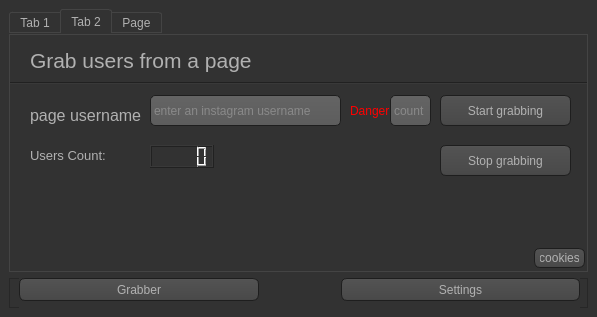
<?xml version="1.0" encoding="UTF-8"?>
<ui version="4.0">
 <class>MainWindow</class>
 <widget class="QMainWindow" name="MainWindow">
  <property name="geometry">
   <rect>
    <x>0</x>
    <y>0</y>
    <width>597</width>
    <height>317</height>
   </rect>
  </property>
  <property name="minimumSize">
   <size>
    <width>50</width>
    <height>50</height>
   </size>
  </property>
  <property name="sizeIncrement">
   <size>
    <width>50</width>
    <height>50</height>
   </size>
  </property>
  <property name="baseSize">
   <size>
    <width>50</width>
    <height>50</height>
   </size>
  </property>
  <property name="windowTitle">
   <string>Giggty IDM</string>
  </property>
  <property name="styleSheet">
   <string notr="true">QToolTip
{
     border: 1px solid black;
     background-color: #D1DBCB;
     padding: 1px;
     border-radius: 3px;
     opacity: 100;
}

QWidget
{
    color: #b1b1b1;
    background-color: #323232;
}

QWidget:item:hover
{
    background-color: QLinearGradient( x1: 0, y1: 0, x2: 0, y2: 1, stop: 0 #D1DBCB, stop: 1 #b2b6af);
    color: #000000;
}

QWidget:item:selected
{
    background-color: QLinearGradient( x1: 0, y1: 0, x2: 0, y2: 1, stop: 0 #D1DBCB, stop: 1 #b2b6af);
}

QMenuBar::item
{
    background: transparent;
}

QMenuBar::item:selected
{
    background: transparent;
    border: 1px solid #fdf6e3;
}

QMenuBar::item:pressed
{
    background: #444;
    border: 1px solid #000;
    background-color: QLinearGradient(
        x1:0, y1:0,
        x2:0, y2:1,
        stop:1 #212121,
        stop:0.4 #343434/*,
        stop:0.2 #343434,
        stop:0.1 #fdf6e3*/
    );
    margin-bottom:-1px;
    padding-bottom:1px;
}

QMenu
{
    border: 1px solid #000;
}

QMenu::item
{
    padding: 2px 20px 2px 20px;
}

QMenu::item:selected
{
    color: #000000;
}

QWidget:disabled
{
    color: #404040;
    background-color: #323232;
}

QAbstractItemView
{
    background-color: QLinearGradient( x1: 0, y1: 0, x2: 0, y2: 1, stop: 0 #4d4d4d, stop: 0.1 #646464, stop: 1 #5d5d5d);
}

QWidget:focus
{
    /*border: 2px solid QLinearGradient( x1: 0, y1: 0, x2: 0, y2: 1, stop: 0
     #D1DBCB, stop: 1 #b2b6af);*/
}

QLineEdit
{
    background-color: QLinearGradient( x1: 0, y1: 0, x2: 0, y2: 1, stop: 0 #4d4d4d, stop: 0 #646464, stop: 1 #5d5d5d);
    padding: 1px;
    border-style: solid;
    border: 1px solid #1e1e1e;
    border-radius: 5;
}

QPushButton
{
    color: #b1b1b1;
    background-color: QLinearGradient( x1: 0, y1: 0, x2: 0, y2: 1, stop: 0 #565656, stop: 0.1 #525252, stop: 0.5 #4e4e4e, stop: 0.9 #4a4a4a, stop: 1 #464646);
    border-width: 1px;
    border-color: #1e1e1e;
    border-style: solid;
    border-radius: 6;
    padding: 3px;
    font-size: 12px;
    padding-left: 5px;
    padding-right: 5px;
}

QPushButton:pressed
{
    background-color: QLinearGradient( x1: 0, y1: 0, x2: 0, y2: 1, stop: 0 #2d2d2d, stop: 0.1 #2b2b2b, stop: 0.5 #292929, stop: 0.9 #282828, stop: 1 #252525);
}

QComboBox
{
    selection-background-color: #fdf6e3;
    background-color: QLinearGradient( x1: 0, y1: 0, x2: 0, y2: 1, stop: 0 #565656, stop: 0.1 #525252, stop: 0.5 #4e4e4e, stop: 0.9 #4a4a4a, stop: 1 #464646);
    border-style: solid;
    border: 1px solid #1e1e1e;
    border-radius: 5;
}

QComboBox:hover,QPushButton:hover
{
    border: 2px solid QLinearGradient( x1: 0, y1: 0, x2: 0, y2: 1, stop: 0
    #D1DBCB, stop: 1 #b2b6af);
}


QComboBox:on
{
    padding-top: 3px;
    padding-left: 4px;
    background-color: QLinearGradient( x1: 0, y1: 0, x2: 0, y2: 1, stop: 0 #2d2d2d, stop: 0.1 #2b2b2b, stop: 0.5 #292929, stop: 0.9 #282828, stop: 1 #252525);
    selection-background-color: #fdf6e3;
}

QComboBox QAbstractItemView
{
    border: 2px solid darkgray;
    selection-background-color: QLinearGradient( x1: 0, y1: 0, x2: 0, y2: 1,
     stop: 0 #D1DBCB, stop: 1 #b2b6af);
}

QComboBox::drop-down
{
     subcontrol-origin: padding;
     subcontrol-position: top right;
     width: 15px;

     border-left-width: 0px;
     border-left-color: darkgray;
     border-left-style: solid; /* just a single line */
     border-top-right-radius: 3px; /* same radius as the QComboBox */
     border-bottom-right-radius: 3px;
 }

QComboBox::down-arrow
{
     image: url(:/down_arrow.png);
}

QGroupBox:focus
{
border: 2px solid QLinearGradient( x1: 0, y1: 0, x2: 0, y2: 1, stop: 0
#D1DBCB, stop: 1 #b2b6af);
}

QTextEdit:focus
{
    border: 2px solid QLinearGradient( x1: 0, y1: 0, x2: 0, y2: 1, stop: 0
    #D1DBCB, stop: 1 #b2b6af);
}

QScrollArea:focus {
border: 1px solid black;
}

QScrollBar:horizontal {
     border: 1px solid #222222;
     background: QLinearGradient( x1: 0, y1: 0, x2: 0, y2: 1, stop: 0.0 #121212, stop: 0.2 #282828, stop: 1 #484848);
     height: 7px;
     margin: 0px 16px 0 16px;
}

QScrollBar::handle:horizontal
{
      background: QLinearGradient( x1: 0, y1: 0, x2: 1, y2: 0, stop: 0
      #D1DBCB, stop: 0.5 #b2b6af, stop: 1 #D1DBCB);
      min-height: 20px;
      border-radius: 2px;
}

QScrollBar::add-line:horizontal {
      border: 1px solid #1b1b19;
      border-radius: 2px;
      background: QLinearGradient( x1: 0, y1: 0, x2: 1, y2: 0, stop: 0
      #D1DBCB, stop: 1 #b2b6af);
      width: 14px;
      subcontrol-position: right;
      subcontrol-origin: margin;
}

QScrollBar::sub-line:horizontal {
      border: 1px solid #1b1b19;
      border-radius: 2px;
      background: QLinearGradient( x1: 0, y1: 0, x2: 1, y2: 0, stop: 0
      #D1DBCB, stop: 1 #b2b6af);
      width: 14px;
     subcontrol-position: left;
     subcontrol-origin: margin;
}

QScrollBar::right-arrow:horizontal, QScrollBar::left-arrow:horizontal
{
      border: 1px solid black;
      width: 1px;
      height: 1px;
      background: white;
}

QScrollBar::add-page:horizontal, QScrollBar::sub-page:horizontal
{
      background: none;
}

QScrollBar:vertical
{
      background: QLinearGradient( x1: 0, y1: 0, x2: 1, y2: 0, stop: 0.0 #121212, stop: 0.2 #282828, stop: 1 #484848);
      width: 7px;
      margin: 16px 0 16px 0;
      border: 1px solid #222222;
}

QScrollBar::handle:vertical
{
      background: QLinearGradient( x1: 0, y1: 0, x2: 0, y2: 1, stop: 0
      #D1DBCB, stop: 0.5 #b2b6af, stop: 1 #D1DBCB);
      min-height: 20px;
      border-radius: 2px;
}

QScrollBar::add-line:vertical
{
      border: 1px solid #1b1b19;
      border-radius: 2px;
      background: QLinearGradient( x1: 0, y1: 0, x2: 0, y2: 1, stop: 0
      #D1DBCB, stop: 1 #b2b6af);
      height: 14px;
      subcontrol-position: bottom;
      subcontrol-origin: margin;
}

QScrollBar::sub-line:vertical
{
      border: 1px solid #1b1b19;
      border-radius: 2px;
      background: QLinearGradient( x1: 0, y1: 0, x2: 0, y2: 1, stop: 0 #b2b6af,
      stop: 1 #D1DBCB);
      height: 14px;
      subcontrol-position: top;
      subcontrol-origin: margin;
}

QScrollBar::up-arrow:vertical, QScrollBar::down-arrow:vertical
{
      border: 1px solid black;
      width: 1px;
      height: 1px;
      background: white;
}


QScrollBar::add-page:vertical, QScrollBar::sub-page:vertical
{
      background: none;
}

QTextEdit
{
    background-color: #242424;
}

QPlainTextEdit
{
    background-color: #242424;
}

QHeaderView::section
{
    background-color: QLinearGradient(x1:0, y1:0, x2:0, y2:1, stop:0 #616161, stop: 0.5 #505050, stop: 0.6 #434343, stop:1 #656565);
    color: white;
    padding-left: 4px;
    border: 1px solid #6c6c6c;
}

QCheckBox:disabled
{
color: #414141;
}

QDockWidget::title
{
    text-align: center;
    spacing: 3px; /* spacing between items in the tool bar */
    background-color: QLinearGradient(x1:0, y1:0, x2:0, y2:1, stop:0 #323232, stop: 0.5 #242424, stop:1 #323232);
}

QDockWidget::close-button, QDockWidget::float-button
{
    text-align: center;
    spacing: 1px; /* spacing between items in the tool bar */
    background-color: QLinearGradient(x1:0, y1:0, x2:0, y2:1, stop:0 #323232, stop: 0.5 #242424, stop:1 #323232);
}

QDockWidget::close-button:hover, QDockWidget::float-button:hover
{
    background: #242424;
}

QDockWidget::close-button:pressed, QDockWidget::float-button:pressed
{
    padding: 1px -1px -1px 1px;
}

QMainWindow::separator
{
    background-color: QLinearGradient(x1:0, y1:0, x2:0, y2:1, stop:0 #161616, stop: 0.5 #151515, stop: 0.6 #212121, stop:1 #343434);
    color: white;
    padding-left: 4px;
    border: 1px solid #4c4c4c;
    spacing: 3px; /* spacing between items in the tool bar */
}

QMainWindow::separator:hover
{

    background-color: QLinearGradient(x1:0, y1:0, x2:0, y2:1, stop:0 #b2b6af,
    stop:0.5 #b56c17 stop:1 #D1DBCB);
    color: white;
    padding-left: 4px;
    border: 1px solid #6c6c6c;
    spacing: 3px; /* spacing between items in the tool bar */
}

QToolBar {
    border: 1px transparent #323232;
    background: 1px solid #323232;
}

QToolBar::handle
{
     spacing: 3px; /* spacing between items in the tool bar */
     background: url(:/images/handle.png);
}

QMenu::separator
{
    height: 2px;
    background-color: QLinearGradient(x1:0, y1:0, x2:0, y2:1, stop:0 #161616, stop: 0.5 #151515, stop: 0.6 #212121, stop:1 #343434);
    color: white;
    padding-left: 4px;
    margin-left: 10px;
    margin-right: 5px;
}

QProgressBar
{
    border: 2px solid grey;
    border-radius: 5px;
    text-align: center;
}

QProgressBar::chunk
{
    background-color: #b2b6af;
    width: 2.15px;
    margin: 0.5px;
}

QTabBar::tab {
    color: #b1b1b1;
    border: 1px solid #444;
    border-bottom-style: none;
    background-color: #323232;
    padding-left: 10px;
    padding-right: 10px;
    padding-top: 3px;
    padding-bottom: 2px;
    margin-right: -1px;
}

QTabWidget::pane {
    border: 1px solid #444;
    top: 1px;
}

QTabBar::tab:last
{
    margin-right: 0; /* the last selected tab has nothing to overlap with on the right */
    border-top-right-radius: 3px;
}

QTabBar::tab:first:!selected
{
 margin-left: 0px; /* the last selected tab has nothing to overlap with on the right */


    border-top-left-radius: 3px;
}

QTabBar::tab:!selected
{
    color: #b1b1b1;
    border-bottom-style: solid;
    margin-top: 3px;
    background-color: QLinearGradient(x1:0, y1:0, x2:0, y2:1, stop:1 #212121, stop:.4 #343434);
}

QTabBar::tab:selected
{
    border-top-left-radius: 3px;
    border-top-right-radius: 3px;
    margin-bottom: 0px;
}

QTabBar::tab:!selected:hover
{
    /*border-top: 2px solid #fdf6e3;
    padding-bottom: 3px;*/
    border-top-left-radius: 3px;
    border-top-right-radius: 3px;
    background-color: QLinearGradient(x1:0, y1:0, x2:0, y2:1, stop:1 #212121, stop:0.4 #343434, stop:0.2 #343434, stop:0.1 #fdf6e3);
}

QRadioButton::indicator:checked, QRadioButton::indicator:unchecked{
    color: #b1b1b1;
    background-color: #323232;
    border: 1px solid #b1b1b1;
    border-radius: 6px;
}

QRadioButton::indicator:checked
{
    background-color: qradialgradient(
        cx: 0.5, cy: 0.5,
        fx: 0.5, fy: 0.5,
        radius: 1.0,
        stop: 0.25 #fdf6e3,
        stop: 0.3 #323232
    );
}

QCheckBox::indicator{
    color: #b1b1b1;
    background-color: #323232;
    border: 1px solid #b1b1b1;
    width: 9px;
    height: 9px;
}

QRadioButton::indicator
{
    border-radius: 6px;
}

QRadioButton::indicator:hover, QCheckBox::indicator:hover
{
    border: 1px solid #fdf6e3;
}

QCheckBox::indicator:checked
{
    image:url(:/images/checkbox.png);
}

QCheckBox::indicator:disabled, QRadioButton::indicator:disabled
{
    border: 1px solid #444;
}</string>
  </property>
  <widget class="QWidget" name="centralwidget">
   <layout class="QGridLayout" name="gridLayout_2">
    <item row="1" column="0" rowspan="2">
     <widget class="QFrame" name="frame">
      <property name="minimumSize">
       <size>
        <width>0</width>
        <height>30</height>
       </size>
      </property>
      <property name="maximumSize">
       <size>
        <width>16777215</width>
        <height>70</height>
       </size>
      </property>
      <property name="frameShape">
       <enum>QFrame::StyledPanel</enum>
      </property>
      <property name="frameShadow">
       <enum>QFrame::Raised</enum>
      </property>
      <widget class="QWidget" name="layoutWidget">
       <property name="geometry">
        <rect>
         <x>10</x>
         <y>0</y>
         <width>561</width>
         <height>61</height>
        </rect>
       </property>
       <layout class="QHBoxLayout" name="horizontalLayout">
        <property name="bottomMargin">
         <number>38</number>
        </property>
        <item>
         <widget class="QPushButton" name="pushButton">
          <property name="maximumSize">
           <size>
            <width>16777215</width>
            <height>60</height>
           </size>
          </property>
          <property name="styleSheet">
           <string notr="true"/>
          </property>
          <property name="text">
           <string>Grabber</string>
          </property>
         </widget>
        </item>
        <item>
         <widget class="QLabel" name="label_6">
          <property name="maximumSize">
           <size>
            <width>70</width>
            <height>16777215</height>
           </size>
          </property>
          <property name="text">
           <string/>
          </property>
         </widget>
        </item>
        <item>
         <widget class="QPushButton" name="pushButton_2">
          <property name="maximumSize">
           <size>
            <width>16777215</width>
            <height>60</height>
           </size>
          </property>
          <property name="text">
           <string>Settings</string>
          </property>
         </widget>
        </item>
       </layout>
      </widget>
     </widget>
    </item>
    <item row="0" column="0">
     <widget class="QTabWidget" name="tabWidget">
      <property name="enabled">
       <bool>true</bool>
      </property>
      <property name="maximumSize">
       <size>
        <width>16777215</width>
        <height>320</height>
       </size>
      </property>
      <property name="currentIndex">
       <number>1</number>
      </property>
      <widget class="QWidget" name="tab">
       <attribute name="title">
        <string>Tab 1</string>
       </attribute>
       <widget class="QLineEdit" name="lineEdit">
        <property name="geometry">
         <rect>
          <x>110</x>
          <y>60</y>
          <width>191</width>
          <height>31</height>
         </rect>
        </property>
        <property name="toolTip">
         <string/>
        </property>
        <property name="statusTip">
         <string/>
        </property>
        <property name="placeholderText">
         <string>Enter your username</string>
        </property>
       </widget>
       <widget class="QLineEdit" name="lineEdit_2">
        <property name="geometry">
         <rect>
          <x>110</x>
          <y>100</y>
          <width>191</width>
          <height>31</height>
         </rect>
        </property>
        <property name="placeholderText">
         <string>Enter your password</string>
        </property>
       </widget>
       <widget class="QPushButton" name="pushButton_4">
        <property name="geometry">
         <rect>
          <x>110</x>
          <y>150</y>
          <width>91</width>
          <height>31</height>
         </rect>
        </property>
        <property name="text">
         <string>Login</string>
        </property>
       </widget>
       <widget class="QLabel" name="label">
        <property name="geometry">
         <rect>
          <x>20</x>
          <y>70</y>
          <width>81</width>
          <height>16</height>
         </rect>
        </property>
        <property name="font">
         <font>
          <pointsize>12</pointsize>
         </font>
        </property>
        <property name="text">
         <string>Username:</string>
        </property>
       </widget>
       <widget class="QLabel" name="label_2">
        <property name="geometry">
         <rect>
          <x>20</x>
          <y>100</y>
          <width>81</width>
          <height>16</height>
         </rect>
        </property>
        <property name="font">
         <font>
          <pointsize>12</pointsize>
         </font>
        </property>
        <property name="text">
         <string>Password:</string>
        </property>
       </widget>
       <widget class="Line" name="line">
        <property name="geometry">
         <rect>
          <x>0</x>
          <y>40</y>
          <width>581</width>
          <height>16</height>
         </rect>
        </property>
        <property name="orientation">
         <enum>Qt::Horizontal</enum>
        </property>
       </widget>
       <widget class="QLabel" name="label_5">
        <property name="geometry">
         <rect>
          <x>20</x>
          <y>10</y>
          <width>311</width>
          <height>31</height>
         </rect>
        </property>
        <property name="font">
         <font>
          <pointsize>16</pointsize>
         </font>
        </property>
        <property name="text">
         <string>Login to your personal Account</string>
        </property>
       </widget>
       <widget class="QLineEdit" name="lineEdit_4">
        <property name="geometry">
         <rect>
          <x>310</x>
          <y>60</y>
          <width>131</width>
          <height>31</height>
         </rect>
        </property>
        <property name="toolTip">
         <string/>
        </property>
        <property name="statusTip">
         <string/>
        </property>
        <property name="placeholderText">
         <string>Enter tow factor code</string>
        </property>
       </widget>
       <widget class="QPushButton" name="pushButton_7">
        <property name="geometry">
         <rect>
          <x>450</x>
          <y>60</y>
          <width>91</width>
          <height>31</height>
         </rect>
        </property>
        <property name="text">
         <string>tow factor</string>
        </property>
       </widget>
       <widget class="QLineEdit" name="lineEdit_5">
        <property name="geometry">
         <rect>
          <x>310</x>
          <y>100</y>
          <width>131</width>
          <height>31</height>
         </rect>
        </property>
        <property name="toolTip">
         <string/>
        </property>
        <property name="statusTip">
         <string/>
        </property>
        <property name="text">
         <string/>
        </property>
        <property name="placeholderText">
         <string>Enter Secure code</string>
        </property>
       </widget>
       <widget class="QPushButton" name="pushButton_8">
        <property name="geometry">
         <rect>
          <x>450</x>
          <y>100</y>
          <width>91</width>
          <height>31</height>
         </rect>
        </property>
        <property name="text">
         <string>Secure</string>
        </property>
       </widget>
       <zorder>line</zorder>
       <zorder>label_5</zorder>
       <zorder>lineEdit_2</zorder>
       <zorder>pushButton_4</zorder>
       <zorder>label</zorder>
       <zorder>lineEdit</zorder>
       <zorder>label_2</zorder>
       <zorder>lineEdit_4</zorder>
       <zorder>pushButton_7</zorder>
       <zorder>lineEdit_5</zorder>
       <zorder>pushButton_8</zorder>
      </widget>
      <widget class="QWidget" name="tab_2">
       <attribute name="title">
        <string>Tab 2</string>
       </attribute>
       <widget class="Line" name="line_2">
        <property name="geometry">
         <rect>
          <x>0</x>
          <y>40</y>
          <width>581</width>
          <height>16</height>
         </rect>
        </property>
        <property name="orientation">
         <enum>Qt::Horizontal</enum>
        </property>
       </widget>
       <widget class="QLabel" name="label_9">
        <property name="geometry">
         <rect>
          <x>20</x>
          <y>10</y>
          <width>311</width>
          <height>31</height>
         </rect>
        </property>
        <property name="font">
         <font>
          <pointsize>16</pointsize>
         </font>
        </property>
        <property name="text">
         <string>Grab users from a page</string>
        </property>
       </widget>
       <widget class="QLabel" name="label_8">
        <property name="geometry">
         <rect>
          <x>20</x>
          <y>70</y>
          <width>111</width>
          <height>21</height>
         </rect>
        </property>
        <property name="font">
         <font>
          <pointsize>12</pointsize>
         </font>
        </property>
        <property name="text">
         <string>page username</string>
        </property>
       </widget>
       <widget class="QLineEdit" name="lineEdit_3">
        <property name="geometry">
         <rect>
          <x>140</x>
          <y>60</y>
          <width>191</width>
          <height>31</height>
         </rect>
        </property>
        <property name="toolTip">
         <string/>
        </property>
        <property name="statusTip">
         <string/>
        </property>
        <property name="placeholderText">
         <string>enter an instagram username</string>
        </property>
       </widget>
       <widget class="QPushButton" name="pushButton_3">
        <property name="geometry">
         <rect>
          <x>430</x>
          <y>60</y>
          <width>131</width>
          <height>31</height>
         </rect>
        </property>
        <property name="text">
         <string>Start grabbing</string>
        </property>
       </widget>
       <widget class="QLabel" name="label_10">
        <property name="geometry">
         <rect>
          <x>20</x>
          <y>110</y>
          <width>81</width>
          <height>21</height>
         </rect>
        </property>
        <property name="font">
         <font>
          <pointsize>10</pointsize>
         </font>
        </property>
        <property name="text">
         <string>Users Count:</string>
        </property>
       </widget>
       <widget class="QLCDNumber" name="lcdNumber">
        <property name="geometry">
         <rect>
          <x>140</x>
          <y>110</y>
          <width>64</width>
          <height>23</height>
         </rect>
        </property>
       </widget>
       <widget class="QPushButton" name="pushButton_9">
        <property name="geometry">
         <rect>
          <x>430</x>
          <y>110</y>
          <width>131</width>
          <height>31</height>
         </rect>
        </property>
        <property name="text">
         <string>Stop grabbing</string>
        </property>
       </widget>
       <widget class="QLineEdit" name="lineEdit_6">
        <property name="geometry">
         <rect>
          <x>380</x>
          <y>60</y>
          <width>41</width>
          <height>31</height>
         </rect>
        </property>
        <property name="placeholderText">
         <string>count</string>
        </property>
       </widget>
       <widget class="QLabel" name="label_3">
        <property name="geometry">
         <rect>
          <x>340</x>
          <y>60</y>
          <width>41</width>
          <height>31</height>
         </rect>
        </property>
        <property name="styleSheet">
         <string notr="true">color: rgb(255, 0, 0);</string>
        </property>
        <property name="text">
         <string>Danger</string>
        </property>
       </widget>
       <widget class="QPushButton" name="pushButton_10">
        <property name="geometry">
         <rect>
          <x>524</x>
          <y>213</y>
          <width>51</width>
          <height>20</height>
         </rect>
        </property>
        <property name="text">
         <string>cookies</string>
        </property>
       </widget>
       <zorder>label_9</zorder>
       <zorder>label_8</zorder>
       <zorder>lineEdit_3</zorder>
       <zorder>pushButton_3</zorder>
       <zorder>label_10</zorder>
       <zorder>lcdNumber</zorder>
       <zorder>line_2</zorder>
       <zorder>pushButton_9</zorder>
       <zorder>label_3</zorder>
       <zorder>lineEdit_6</zorder>
       <zorder>pushButton_10</zorder>
      </widget>
      <widget class="QWidget" name="tab_3">
       <attribute name="title">
        <string>Page</string>
       </attribute>
       <widget class="QLabel" name="label_11">
        <property name="geometry">
         <rect>
          <x>20</x>
          <y>10</y>
          <width>311</width>
          <height>31</height>
         </rect>
        </property>
        <property name="font">
         <font>
          <pointsize>16</pointsize>
         </font>
        </property>
        <property name="text">
         <string>Settings and Start!</string>
        </property>
       </widget>
       <widget class="Line" name="line_3">
        <property name="geometry">
         <rect>
          <x>0</x>
          <y>40</y>
          <width>581</width>
          <height>16</height>
         </rect>
        </property>
        <property name="orientation">
         <enum>Qt::Horizontal</enum>
        </property>
       </widget>
       <widget class="QLabel" name="label_12">
        <property name="geometry">
         <rect>
          <x>20</x>
          <y>70</y>
          <width>81</width>
          <height>21</height>
         </rect>
        </property>
        <property name="font">
         <font>
          <pointsize>12</pointsize>
         </font>
        </property>
        <property name="text">
         <string>Threads:</string>
        </property>
       </widget>
       <widget class="QLabel" name="label_13">
        <property name="geometry">
         <rect>
          <x>20</x>
          <y>110</y>
          <width>121</width>
          <height>21</height>
         </rect>
        </property>
        <property name="font">
         <font>
          <pointsize>12</pointsize>
         </font>
        </property>
        <property name="text">
         <string>Like the stories?</string>
        </property>
       </widget>
       <widget class="QCheckBox" name="checkBox">
        <property name="geometry">
         <rect>
          <x>160</x>
          <y>110</y>
          <width>70</width>
          <height>17</height>
         </rect>
        </property>
        <property name="text">
         <string>Likes</string>
        </property>
       </widget>
       <widget class="QSlider" name="horizontalSlider">
        <property name="geometry">
         <rect>
          <x>110</x>
          <y>70</y>
          <width>160</width>
          <height>22</height>
         </rect>
        </property>
        <property name="orientation">
         <enum>Qt::Horizontal</enum>
        </property>
       </widget>
       <widget class="QLCDNumber" name="lcdNumber_2">
        <property name="geometry">
         <rect>
          <x>360</x>
          <y>70</y>
          <width>64</width>
          <height>23</height>
         </rect>
        </property>
       </widget>
       <widget class="QPushButton" name="pushButton_5">
        <property name="geometry">
         <rect>
          <x>160</x>
          <y>160</y>
          <width>111</width>
          <height>31</height>
         </rect>
        </property>
        <property name="text">
         <string>Logout</string>
        </property>
       </widget>
       <widget class="QPushButton" name="pushButton_6">
        <property name="geometry">
         <rect>
          <x>20</x>
          <y>160</y>
          <width>111</width>
          <height>31</height>
         </rect>
        </property>
        <property name="text">
         <string>Start</string>
        </property>
       </widget>
       <widget class="QLabel" name="label_4">
        <property name="geometry">
         <rect>
          <x>300</x>
          <y>72</y>
          <width>51</width>
          <height>21</height>
         </rect>
        </property>
        <property name="text">
         <string> seen</string>
        </property>
       </widget>
       <widget class="QLabel" name="label_7">
        <property name="geometry">
         <rect>
          <x>300</x>
          <y>110</y>
          <width>51</width>
          <height>21</height>
         </rect>
        </property>
        <property name="text">
         <string> Error</string>
        </property>
       </widget>
       <widget class="QLCDNumber" name="lcdNumber_3">
        <property name="geometry">
         <rect>
          <x>360</x>
          <y>110</y>
          <width>64</width>
          <height>23</height>
         </rect>
        </property>
       </widget>
      </widget>
     </widget>
    </item>
   </layout>
  </widget>
  <action name="actionExit">
   <property name="text">
    <string>Exit</string>
   </property>
  </action>
 </widget>
 <resources/>
 <connections>
  <connection>
   <sender>horizontalSlider</sender>
   <signal>valueChanged(int)</signal>
   <receiver>lcdNumber_2</receiver>
   <slot>display(int)</slot>
   <hints>
    <hint type="sourcelabel">
     <x>153</x>
     <y>110</y>
    </hint>
    <hint type="destinationlabel">
     <x>355</x>
     <y>116</y>
    </hint>
   </hints>
  </connection>
 </connections>
</ui>
